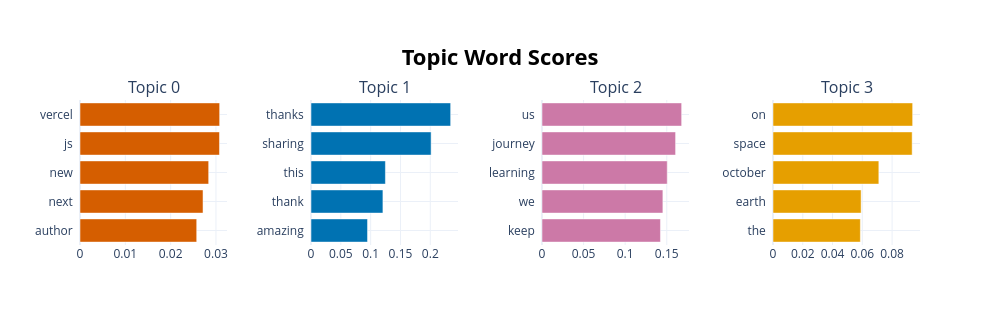

Notebook source saved alongside this figure:
### Code cell
topic_model.visualize_barchart()

### Figure 1 — Plotly figure (JSON) as saved in the notebook; plotly's stock layout.template omitted (floating-point values rounded to 4 significant figures)
{"data": [{"marker": {"color": "#D55E00"}, "orientation": "h", "type": "bar", "x": [0.02575, 0.02714, 0.02839, 0.03077, 0.03081], "xaxis": "x", "y": ["author  ", "next  ", "new  ", "js  ", "vercel  "], "yaxis": "y"}, {"marker": {"color": "#0072B2"}, "orientation": "h", "type": "bar", "x": [0.09476, 0.1206, 0.1248, 0.2014, 0.2341], "xaxis": "x2", "y": ["amazing  ", "thank  ", "this  ", "sharing  ", "thanks  "], "yaxis": "y2"}, {"marker": {"color": "#CC79A7"}, "orientation": "h", "type": "bar", "x": [0.1424, 0.1454, 0.1506, 0.1606, 0.1679], "xaxis": "x3", "y": ["keep  ", "we  ", "learning  ", "journey  ", "us  "], "yaxis": "y3"}, {"marker": {"color": "#E69F00"}, "orientation": "h", "type": "bar", "x": [0.05869, 0.0592, 0.0711, 0.09349, 0.09382], "xaxis": "x4", "y": ["the  ", "earth  ", "october  ", "space  ", "on  "], "yaxis": "y4"}], "layout": {"annotations": [{"font": {"size": 16}, "showarrow": false, "text": "Topic 0", "x": 0.0875, "xanchor": "center", "xref": "paper", "y": 1, "yanchor": "bottom", "yref": "paper"}, {"font": {"size": 16}, "showarrow": false, "text": "Topic 1", "x": 0.3625, "xanchor": "center", "xref": "paper", "y": 1, "yanchor": "bottom", "yref": "paper"}, {"font": {"size": 16}, "showarrow": false, "text": "Topic 2", "x": 0.6375, "xanchor": "center", "xref": "paper", "y": 1, "yanchor": "bottom", "yref": "paper"}, {"font": {"size": 16}, "showarrow": false, "text": "Topic 3", "x": 0.9125, "xanchor": "center", "xref": "paper", "y": 1, "yanchor": "bottom", "yref": "paper"}], "height": 325, "hoverlabel": {"bgcolor": "white", "font": {"family": "Rockwell", "size": 16}}, "showlegend": false, "title": {"font": {"color": "Black", "size": 22}, "text": "<b>Topic Word Scores", "x": 0.5, "xanchor": "center", "yanchor": "top"}, "width": 1000, "xaxis": {"anchor": "y", "domain": [0, 0.175], "showgrid": true}, "xaxis2": {"anchor": "y2", "domain": [0.275, 0.45], "showgrid": true}, "xaxis3": {"anchor": "y3", "domain": [0.55, 0.725], "showgrid": true}, "xaxis4": {"anchor": "y4", "domain": [0.825, 1], "showgrid": true}, "yaxis": {"anchor": "x", "domain": [0, 1], "showgrid": true}, "yaxis2": {"anchor": "x2", "domain": [0, 1], "showgrid": true}, "yaxis3": {"anchor": "x3", "domain": [0, 1], "showgrid": true}, "yaxis4": {"anchor": "x4", "domain": [0, 1], "showgrid": true}}}
